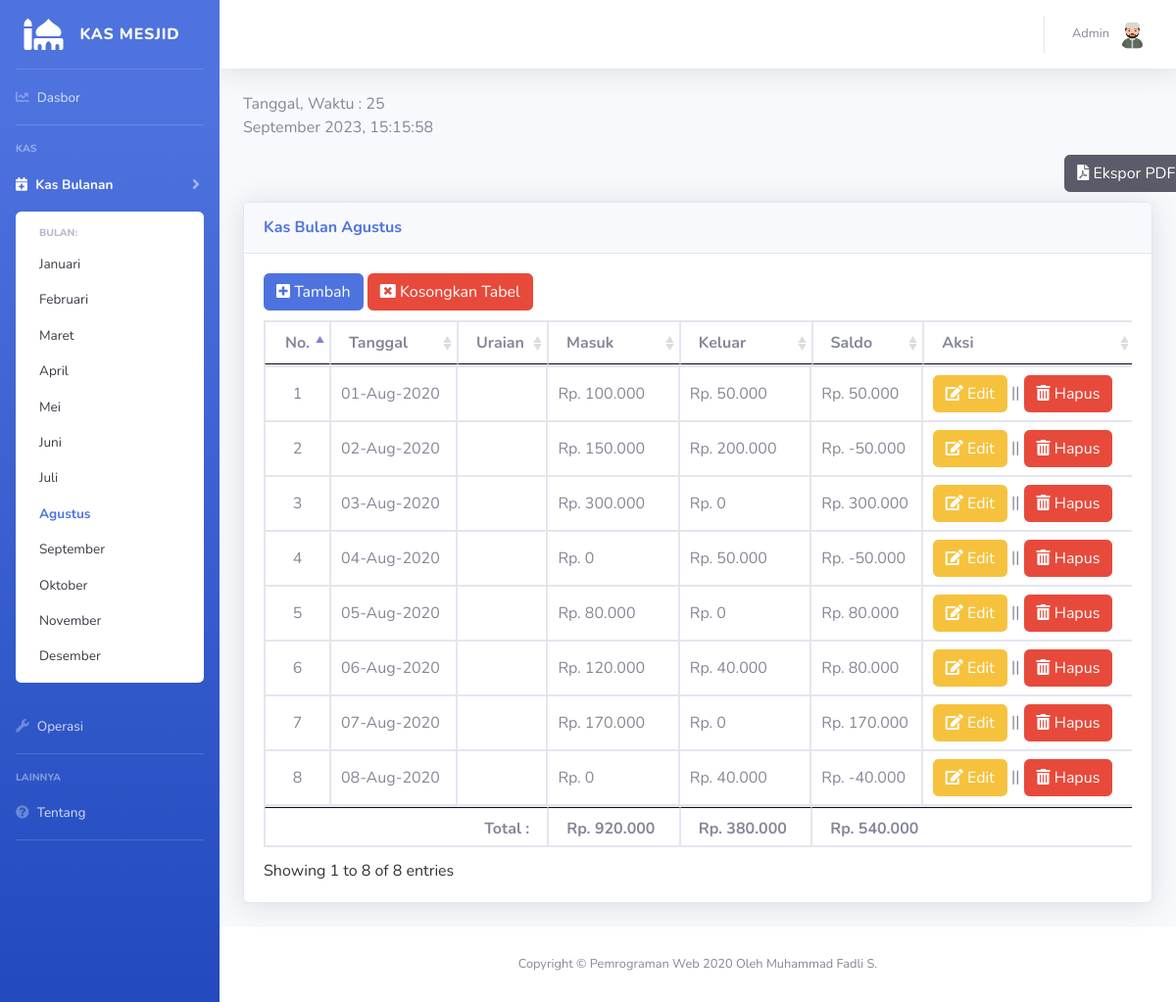
The app's page /page/bulan_agus/bulan_agus.php with its own data.
### tables this page shows
CREATE TABLE `agus` (
  `id` int(31) NOT NULL,
  `tanggal` date NOT NULL,
  `uraian` varchar(100) NOT NULL,
  `masuk` decimal(15,0) NOT NULL,
  `keluar` decimal(15,0) NOT NULL,
  `saldo` decimal(15,0) NOT NULL
);

### page/bulan_agus/bulan_agus.php (the view, shortened to what this page needs)
<!DOCTYPE html>
<html lang="en">
<head>
  <link href="../../vendor/fontawesome-free/css/all.min.css" rel="stylesheet" type="text/css">
  <link rel="stylesheet" type="text/css" href="../../vendor/datatables/datatables.min.css"/>
  <link href="../css/sb-admin-2.min.css" rel="stylesheet">
</head>
<body id="page-top" onload="setInterval('reloadwaktu()');">
  <div id="wrapper">
    <ul class="navbar-nav bg-gradient-primary sidebar sidebar-dark accordion" id="accordionSidebar">
       <a class="sidebar-brand d-flex align-items-center justify-content-center" href="../dasbor.php">
        <div class="sidebar-brand-icon">
          <i class="fas fa-mosque"></i>
        </div>
        <div class="sidebar-brand-text mx-3">KAS MESJID</div>
      </a>
      <hr class="sidebar-divider my-0">
      <li class="nav-item">
        <a class="nav-link" href="../dasbor.php">
          <i class="fas fa-chart-line"></i>
          <span>Dasbor</span></a>
      </li>
      <hr class="sidebar-divider">
      <div class="sidebar-heading">
        Kas
      </div>
      <li class="nav-item active">
      <a class="nav-link collapsed" href="#" data-toggle="collapse" data-target="#collapseKas" aria-expanded="true" aria-controls="collapseKas">
          <i class="fas fa-calendar-plus"></i>
          <span>Kas Bulanan</span>
        </a>
        <div id="collapseKas" class="collapse show" aria-labelledby="headingKas" data-parent="#accordionSidebar">
          <div class="bg-white py-2 collapse-inner rounded">
            <h6 class="collapse-header">Bulan:</h6>
            <a class="collapse-item" href="../bulan_jan/bulan_jan.php">Januari</a>
            <a class="collapse-item" href="../bulan_feb/bulan_feb.php">Februari</a>
            <a class="collapse-item" href="../bulan_mar/bulan_mar.php">Maret</a>
            <a class="collapse-item" href="../bulan_apr/bulan_apr.php">April</a>
            <a class="collapse-item" href="../bulan_mei/bulan_mei.php">Mei</a>
            <a class="collapse-item" href="../bulan_jun/bulan_jun.php">Juni</a>
            <a class="collapse-item" href="../bulan_jul/bulan_jul.php">Juli</a>
            <a class="collapse-item active" href="../bulan_agus/bulan_agus.php">Agustus</a>
            <a class="collapse-item" href="../bulan_sep/bulan_sep.php">September</a>
            <a class="collapse-item" href="../bulan_okt/bulan_okt.php">Oktober</a>
            <a class="collapse-item" href="../bulan_nov/bulan_nov.php">November</a>
            <a class="collapse-item" href="../bulan_des/bulan_des.php">Desember</a>
          </div>
        </div>
      </li>
      <li class="nav-item ">
        <a class="nav-link" href="../operasi.php">
          <i class="fas fa-wrench"></i>
          <span>Operasi</span>
        </a>
      </li>
      <hr class="sidebar-divider">
      <div class="sidebar-heading">
        Lainnya
      </div>
      <li class="nav-item">
        <a class="nav-link" href="../tentang.php">
          <i class="fas fa-question-circle"></i>
          <span>Tentang</span>
        </a>
      </li>
      <hr class="sidebar-divider d-none d-md-block">
    </ul>
    <div id="content-wrapper" class="d-flex flex-column">
      <div id="content">
        <nav class="navbar navbar-expand navbar-light bg-white topbar mb-4 static-top shadow">
          <ul class="navbar-nav ml-auto">
            <li class="nav-item dropdown no-arrow">
              <a class="nav-link dropdown-toggle" href="#" id="userDropdown" role="button" data-toggle="dropdown" aria-haspopup="true" aria-expanded="false">
                <span class="mr-2 d-none d-lg-inline text-gray-600 small">Admin</span>
                <img class="img-profile rounded-circle" src="../img/avatar.png">
              </a>
            </li>
          </ul>
        </nav>
        <div class="container-fluid">
          <div class="row">
            <div class="col-lg-3 col-md-3 col-sm-6 col-xs-12">
                <p id="getwaktu"></p>
            </div>
          </div>
        <div class="row" style="left:7%; position: relative;">
        <div style="width:82.5%;"></div>
        <span><a target="_blank" href="../ekspor/bulan_agus_pdfbutton.php" class="btn btn-dark"><i class="fas fa-file-pdf"></i> Ekspor PDF</a></span>
          </div>
          <div style="height:10px;"></div>
          <div class="card shadow mb-4">
            <div class="card-header py-3">
              <h6 class="m-0 font-weight-bold text-primary">Kas Bulan Agustus</h6>
            </div>
            <div class="card-body">
            <span><a href="#tambah" data-toggle="modal" class="btn btn-primary"><i class="fas fa-plus-square"></i> Tambah</a></span>
            <span><a href="#" data-toggle="modal" data-target="#kosongkanModal" class="btn btn-danger"><i class="fas fa-window-close"></i> Kosongkan Tabel</a></span>
            <div style="height:10px;"></div>
              <div class="table-responsive">
                <table id="example" class="table table-bordered" id="dataTable" width="100%" cellspacing="0">
                  <thead>
                    <tr>
                      <th><center>No.</center></th>
                      <th>Tanggal</th>
                      <th>Uraian</th>
                      <th>Masuk</th>
                      <th>Keluar</th>
                      <th>Saldo</th>
                      <th>Aksi</th>
                    </tr>
                  </thead>
                  <tbody>
                  <?php
                    $no = 1;
                    include '../../db/koneksi.php';
                    $data = mysqli_query($koneksi,"select * from agus");
                    while($d = mysqli_fetch_array($data))
                    {
                  ?>
                  <tr>
                  <td><center><?php echo $no++; ?></center></td>
                  <td><?php echo (date("d-M-Y", strtotime($d['tanggal']))); ?></td>
                  <td><?php echo $d['uraian']; ?></td>
                  <td><?php echo "Rp. ". number_format($d['masuk'], 0, ",", "."); ?></td>
                  <td><?php echo "Rp. ". number_format($d['keluar'], 0, ",", "."); ?></td>
                  <td><?php echo "Rp. ". number_format($d['saldo'], 0, ",", "."); ?></td>
                  <td>
                  <a href="#edit<?php echo $d['id']; ?>" data-toggle="modal" class="btn btn-warning"><i class="fas fa-edit"></i> Edit</a> ||
							    <a href="#del<?php echo $d['id']; ?>" data-toggle="modal" class="btn btn-danger"><i class="fas fa-trash-alt"></i> Hapus</a>
                  </tr>
                 <?php
                 }
                 ?>
                   </tbody>
                <tfoot>
                <tr>
                <th colspan="3" style="text-align:right">Total :</th>
                <th>
                <?php
                $pdo = new PDO('mysql:host=localhost;dbname=kasmesjid', 'root', '');
                $res1 = $pdo->prepare('SELECT SUM(masuk) AS totMasuk FROM agus');
                $res1->execute();
                $row = $res1->fetch(PDO::FETCH_ASSOC);
                echo "Rp. ". number_format($row['totMasuk'], 0, ",", ".");;
                ?>
                </th>
                <th>
                <?php
                $res1 = $pdo->prepare('SELECT SUM(keluar) AS totKeluar FROM agus');
                $res1->execute();
                $row = $res1->fetch(PDO::FETCH_ASSOC);
                echo "Rp. ". number_format($row['totKeluar'], 0, ",", ".");;
                ?>
                </th>
                <th colspan="2">
                <?php
                $res1 = $pdo->prepare('SELECT SUM(saldo) AS totSaldo FROM agus');
                $res1->execute();
                $row = $res1->fetch(PDO::FETCH_ASSOC);
                echo "Rp. ". number_format($row['totSaldo'], 0, ",", ".");;
                ?>
                </th>
                </tr>
                </tfoot>
                </table>
              </div>
            </div>
          </div>
        </div>
      </div>
      <footer class="sticky-footer bg-white">
        <div class="container my-auto">
          <div class="copyright text-center my-auto">
            <span>Copyright &copy; Pemrograman Web 2020 Oleh Muhammad Fadli S.</span>
          </div>
        </div>
      </footer>
    </div>
  </div>
</body>
</html>

### records on screen
agus: tanggal "01-Aug-2020", masuk "100.000", keluar "50.000", saldo "50.000"
agus: tanggal "02-Aug-2020", masuk "150.000", keluar "200.000", saldo "-50.000"
agus: tanggal "03-Aug-2020", masuk "300.000", keluar "0", saldo "300.000"
agus: tanggal "04-Aug-2020", masuk "0", keluar "50.000", saldo "-50.000"
agus: tanggal "05-Aug-2020", masuk "80.000", keluar "0", saldo "80.000"
agus: tanggal "06-Aug-2020", masuk "120.000", keluar "40.000", saldo "80.000"
agus: tanggal "07-Aug-2020", masuk "170.000", keluar "0", saldo "170.000"
agus: tanggal "08-Aug-2020", masuk "0", keluar "40.000", saldo "-40.000"

### other values on screen
$row['totMasuk'] "920.000"
$row['totKeluar'] "380.000"
$row['totSaldo'] "540.000"
